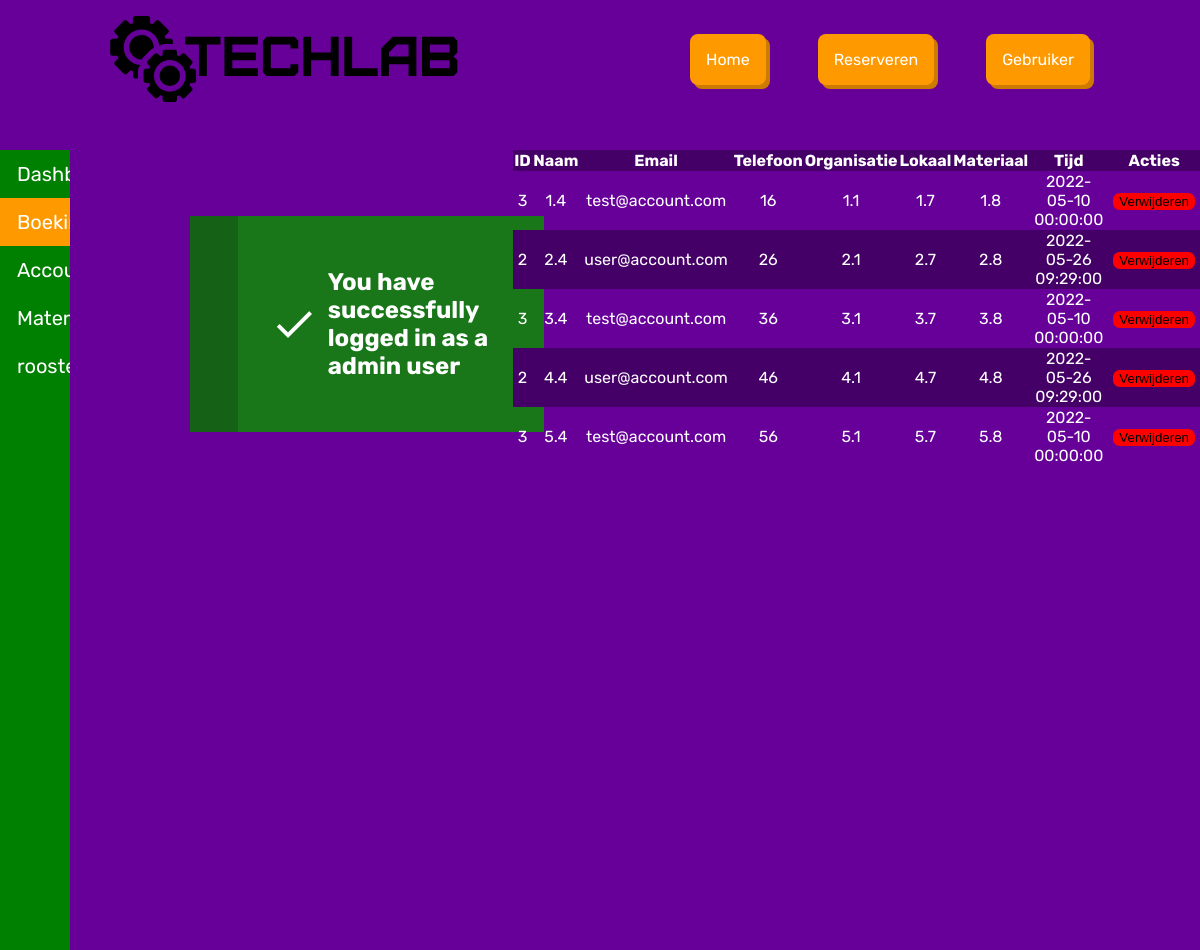
The page /admin/booking.php (signed in) on the database its author committed.
### tables this page shows
CREATE TABLE `bookings` (
  `id` int NOT NULL,
  `organization_name` varchar(256) NOT NULL,
  `organization_email` varchar(64) NOT NULL,
  `organization_tel` int NOT NULL,
  `name` varchar(256) NOT NULL,
  `email` varchar(64) NOT NULL,
  `tel` int NOT NULL,
  `classroompart` varchar(16) NOT NULL,
  `material` varchar(256) NOT NULL,
  `account_id` int DEFAULT NULL,
  `time` datetime NOT NULL
);

CREATE TABLE `users` (
  `id` int NOT NULL,
  `first_name` varchar(255) NOT NULL,
  `infixes` varchar(255) DEFAULT NULL,
  `last_name` varchar(255) NOT NULL,
  `email` varchar(255) NOT NULL,
  `password` varchar(255) NOT NULL,
  `user_level` tinyint(1) NOT NULL DEFAULT '0',
  `date_created` timestamp NOT NULL DEFAULT CURRENT_TIMESTAMP,
  `status` int NOT NULL DEFAULT '0'
);

### php/function.php (called while the page is built, shortened)
<?php
require_once $_SERVER["DOCUMENT_ROOT"] . '/database/db_connection.php';
function fetchbooking()
{
	global $conn;
	if ($_SESSION['UId'] === 1) {
		$sql = "SELECT * FROM bookings AS B INNER JOIN users AS U ON B.account_id = U.id";
	} else {
		$sql = "SELECT B.id, B.classroompart, B.material, B.time FROM bookings AS B INNER JOIN users AS U ON B.account_id = U.id WHERE U.id = $_SESSION[UId]";
	}
	if ($row = mysqli_query($conn, $sql)) {
		return $row;
	} else {
		$result = false;
		return $result;
	}
}

### php/inc/importbooking.inc.php (the view, shortened to what this page needs)
<?php
require_once $_SERVER["DOCUMENT_ROOT"] . '/php/function.php';
$result = fetchbooking($result);
if (mysqli_num_rows($result) > 0) {
	while ($row = mysqli_fetch_assoc($result)) {
		echo "
            <form action='/php/removebooking.php' method='post'>
                <tr>
                    <input type='hidden' name='bookingID' value=" . $row['id'] . ">
                    <td>" . $row['id'] . "</td>
                    <td>" . $row['name'] . "</td>
                    <td>" . $row['email'] . "</td>
                    <td>" . $row['tel'] . "</td>
                    <td>" . $row['organization_name'] . "</td>
                    <td>" . $row['classroompart'] . "</td>
                    <td>" . $row['material'] . "</td>
                    <td>" . $row['time'] . "</td>
                    <td><input class='button' type='submit' name='submit' value='Verwijderen'></td>
                </tr>
            </form>
        ";
	}
}

### css/style.css (style rules this page uses)
:root { --text-color-neutral: hsl(0, 0%, 0%); --text-color: hsl(0, 0%, 100%); --purple-light: hsl(280, 100%, 40%); --purple: hsl(280, 100%, 30%); --purple-dark: hsl(280, 100%, 20%); --purple-darker: hsl(280, 100%, 15%); --orange: hsl(36, 100%, 50%); --orange-dark: hsl(36, 100%, 40%); --green: hsl(79, 60%, 45%); --green-dark: hsl(79, 60%, 35%); }
body { margin: 0; min-height: 100vh; background-color: var(--purple); font-family: "Rubik", sans-serif; }
* { color: var(--text-color); }

### css/admin.css (style rules this page uses)
body { min-height: 100vh; margin: 0; }
.bookings tr:nth-of-type(odd) { background-color: var(--purple-dark); }
.bookings td { width: fit-content; text-align: center; padding-inline: 5px; }
tr, td .button { border: none; }
td .button { background-color: hsl(0deg, 100%, 50%); color: var(--text-color-neutral); border-radius: 0.5em; cursor: pointer; }

### rows shown on the page
bookings: users.id "3", name "1.4", users.email "test@account.com", tel "16", organization_name "1.1", classroompart "1.7", material "1.8", time "2022-05-10 00:00:00"
bookings: users.id "2", name "2.4", users.email "user@account.com", tel "26", organization_name "2.1", classroompart "2.7", material "2.8", time "2022-05-26 09:29:00"
bookings: users.id "3", name "3.4", users.email "test@account.com", tel "36", organization_name "3.1", classroompart "3.7", material "3.8", time "2022-05-10 00:00:00"
bookings: users.id "2", name "4.4", users.email "user@account.com", tel "46", organization_name "4.1", classroompart "4.7", material "4.8", time "2022-05-26 09:29:00"
bookings: users.id "3", name "5.4", users.email "test@account.com", tel "56", organization_name "5.1", classroompart "5.7", material "5.8", time "2022-05-10 00:00:00"

### other values the page prints
$message[1] "You have successfully logged in as a admin user"
